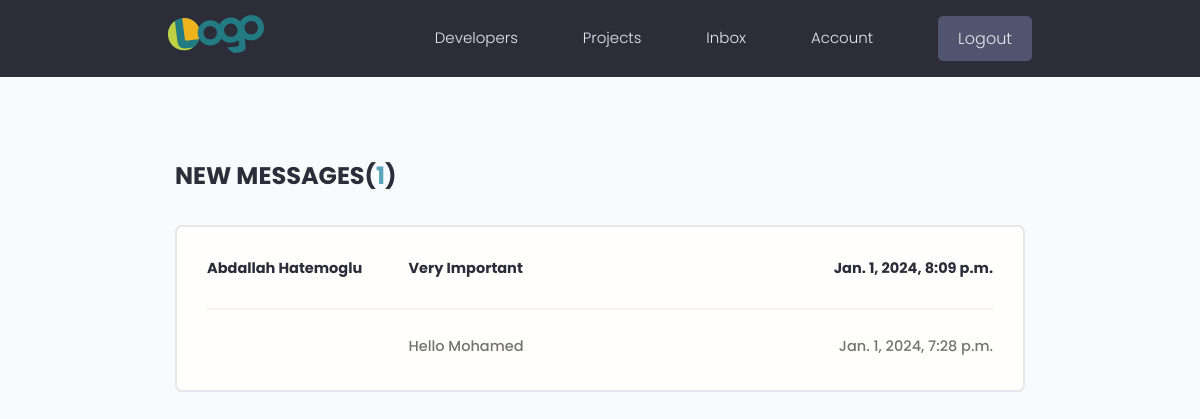
The page /inbox/ (signed in) on the database its author committed.
### users/models.py (models this page shows, shortened)
class Message(models.Model):
    sender = models.ForeignKey(
        Profile, on_delete=models.SET_NULL, null=True, blank=True)
    recipient = models.ForeignKey(
        Profile, on_delete=models.SET_NULL, null=True, blank=True, related_name="messages")
    name = models.CharField(max_length=200, null=True, blank=True)
    email = models.EmailField(max_length=200, null=True, blank=True)
    subject = models.CharField(max_length=200, null=True, blank=True)
    body = models.TextField()
    is_read = models.BooleanField(default=False, null=True)
    created = models.DateTimeField(auto_now_add=True)
    id = models.UUIDField(default=uuid.uuid4, unique=True,
                          primary_key=True, editable=False)
    class Meta:
        ordering = ['is_read', '-created']

### users/views.py (the view)
# urls.py: path('inbox/', views.inbox, name="inbox"),
@login_required(login_url='login')
def inbox(request):
    profile = request.user.profile
    messageRequests = profile.messages.all()
    unreadCount = messageRequests.filter(is_read=False).count()
    context = {'messageRequests': messageRequests, 'unreadCount': unreadCount}
    return render(request, 'users/inbox.html', context)

### users/templates/users/inbox.html
{% extends 'main.html' %}
{% block content %}
<main class="inbox my-xl">
  <div class="content-box">
    <h3 class="inbox__title">New Messages(<span>{{unreadCount}}</span>)</h3>
    <ul class="messages">
      {% for message in messageRequests %}
      {% if message.is_read == False %}
      <li class="message message--unread">
        {% else %}
      <li class="message">
        {% endif %}
        <a href="{% url 'message' message.id %}">
          <span class="message__author">{{message.name}}</span>
          <span class="message__subject">{{message.subject}}</span>
          <span class="message__date">{{message.created}}</span>
        </a>
      </li>
      {% endfor %}
    </ul>
  </div>
</main>
{% endblock content %}

### static/styles/app.css (style rules this page uses)
:root { --color-sub: #2d2d39; }
.content-box { width: 95%; max-width: 85rem; margin: 0 auto; }
.inbox { height: 90vh; }
.inbox__title, .inbox__title span { font-size: 2.4rem; font-weight: 700; color: var(--color-sub); text-transform: uppercase; text-align: left; margin-bottom: 3rem; }
.inbox__title span { color: var(--color-main); }
.messages { list-style: none; background: var(--color-white); padding: 0.5rem 3rem; border: 2px solid var(--color-light); border-radius: 0.7rem; }
.message { padding: 2.5rem 0; }
.message > a span { font-size: 1.45rem; font-weight: 500; }
.message.message--unread a span { font-weight: 700; color: var(--color-sub); }
.message:not(:last-child) { border-bottom: 2px solid var(--color-white-light); }
.message > a { display: flex; gap: 1rem; }
.message__author, .message__date { flex-basis: 25%; }
.message__subject { flex-basis: 50%; }
.message__date { text-align: right; }

### static/uikit/styles/modules/_variables.css (style rules this page uses)
:root { --color-main: #5aa5b9; --color-main-light: #e6faff; --color-sub: #3f4156; --color-sub-light: #51546e; --color-sub-lighter: #ededfd; --color-text: #737373; --color-gray: #8b8b8b; --color-light: #e5e7eb; --color-light-gray: #767676; --color-bg: #f8fafd; --color-white: #fffefd; --color-white-light: #f3f3f3; --color-success: #359e64; --color-success-bg: #def8e8; --color-error: #fc4b0b; --color-error-bg: #fff2ee; --font-base: 'Poppins', arial, helvetica, 'Segoe UI', roboto, ubuntu, sans-serif; --font-monospace: 'Fira Code', 'Courier New', courier, monospace; --font-regular: 300; --font-medium: 500; --font-bold: 700; --generic-shadow: 1px 1px 5px #00000010; --generic-transition: all 0.3s ease-in-out; }

### static/uikit/styles/modules/_base.css (style rules this page uses)
* { margin: 0; padding: 0; box-sizing: border-box; text-rendering: optimizeLegibility; color: inherit; font-size: inherit; }
html { font-size: 50%; }
@media only screen and (min-width: 480px) { html { font-size: 56.25%; } }
@media only screen and (min-width: 1200px) { html { font-size: 62.5%; } }
body { line-height: 1.6; font-weight: 400; font-size: 1.5rem; color: var(--color-text); background-color: var(--color-bg); min-height: 100vh; }

### static/uikit/styles/modules/_typography.css (style rules this page uses)
* { font-family: var(--font-base); }
h3 { font-size: 3.2rem; font-weight: var(--font-medium); }
p, span, strong { font-size: 1.6rem; color: var(--color-text); font-weight: var(--font-regular); }
a { padding-bottom: 2px; text-decoration: none; display: inline-block; color: var(--color-main); font-weight: var(--font-medium); }

### static/uikit/styles/modules/_utilities.css (style rules this page uses)
.my-xl { margin: 8rem auto; }

### rows shown on the page
Message: name "Abdallah Hatemoglu", subject "Very Important", created "Jan. 1, 2024, 8:09 p.m."
Message: subject "Hello Mohamed", created "Jan. 1, 2024, 7:28 p.m."

### other values the page prints
{{ unreadCount }} "1"
